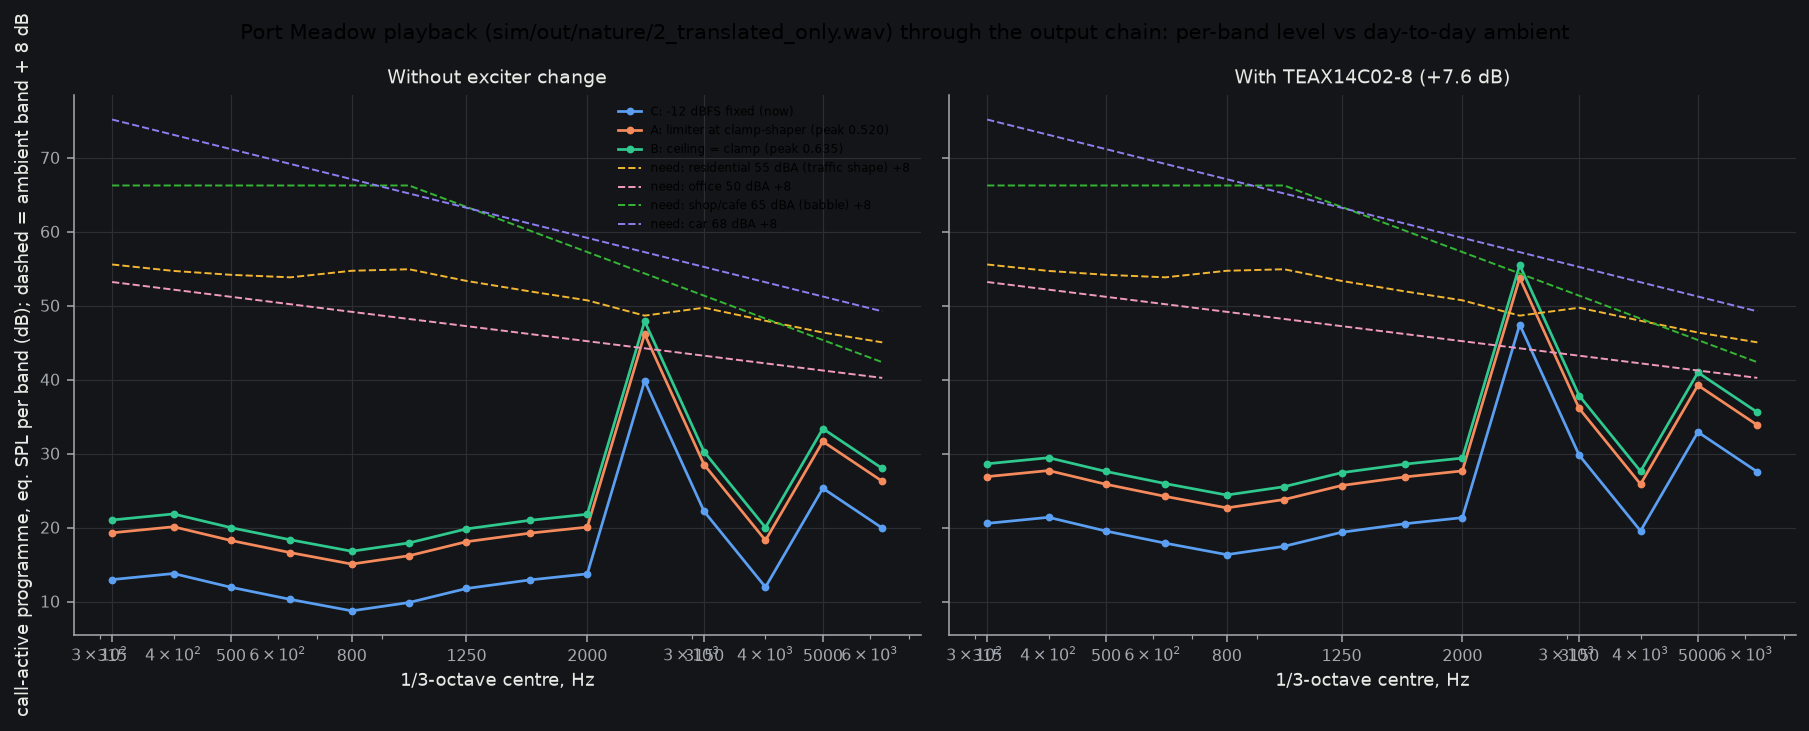

Reproduce this figure in Python.
"""Real programme through the output chain -> per-1/3-octave eq. SPL at the ear vs day-to-day ambient spectra.
Programme: sim/out/nature/2_translated_only.wav (algorithm B on Port Meadow AudioMoth 192 kS/s, Zenodo 22079773, CC-BY-4.0; sim/dsp/nature_demo.py), 48 kS/s, peaks <= -12 dBFS.
Chain: sample = duty fraction of Vdd diff; 0.6353 -> 208 mA clamp (fw/variants.yaml, FWSIM-R64) => i = x*0.3274 A.
Force/A: sim/acoustics/out/bone_tf.json mag_db_n_per_a (nominal, Bl 1.0 assumed). Threshold: bone_tf thr_front_measured_db_re_1uN (Surendran 2023).
eq SPL = force dB re 1uN - thr_front + ISO226 air threshold Tf(f) [recall values]. Ambient spectra: shapes below [recall], normalised to the dBA."""
import json, pathlib, sys, numpy as np
from scipy.io import wavfile
from scipy import signal
R = pathlib.Path(__file__).parents[3]; sys.path.insert(0, str(R / "tools"))
import plotstyle; plotstyle.apply(); from plotstyle import plt, SERIES, TEXT, TEXT_2
fs, y = wavfile.read(R / "sim/out/nature/2_translated_only.wav"); x = y.astype(float) / 32768
A_PER_UNIT = 0.208 / 0.6353; CLAMP, CEIL_A, CEIL_C = 0.6353, 0.5203, 10 ** (-12 / 20)
tf = json.load(open(R / "sim/acoustics/out/bone_tf.json")); f_tf = np.array(tf["f_hz"])
magA = np.array(tf["mag_db_n_per_a"]); thr = np.array(tf["thr_front_measured_db_re_1uN"])
CF = np.array([315, 400, 500, 630, 800, 1000, 1250, 1600, 2000, 2500, 3150, 4000, 5000, 6300], float)
ISO = dict(zip([315,400,500,630,800,1000,1250,1600,2000,2500,3150,4000,5000,6300],[8.6,6.2,4.4,3.0,2.2,2.4,3.5,1.7,-1.3,-4.2,-6.0,-5.4,-1.5,6.0]))
def aw(f):
    f2 = f * f; r = 12194**2 * f2**2 / ((f2 + 20.6**2) * np.sqrt((f2 + 107.7**2) * (f2 + 737.9**2)) * (f2 + 12194**2))
    return 20 * np.log10(r) + 2.0
def interp(f, ys): return np.interp(np.log10(f), np.log10(f_tf), ys)
def bands_rms(sig, mask=None):
    """1/3-oct band rms of sig (A) via Welch PSD; mask selects time frames."""
    f, P = signal.welch(sig, fs, nperseg=4096)
    out = []
    for c in CF:
        s = (f >= c / 2**(1/6)) & (f < c * 2**(1/6)); out.append(np.sqrt(np.sum(P[s]) * (f[1]-f[0])))
    return np.array(out)
# call-active frames: top 10 % of 50 ms frames by energy
n = int(0.05 * fs); fr = x[: len(x)//n*n].reshape(-1, n); e = (fr**2).sum(1); act = fr[e >= np.quantile(e, 0.9)].ravel()
crest = 20*np.log10(np.max(abs(x)) / np.sqrt(np.mean(x**2))); crest_act = 20*np.log10(np.max(abs(act)) / np.sqrt(np.mean(act**2)))
peak0 = np.max(abs(x))
def eq(sig_scale, extra_db=0.0, which="act"):
    s = (act if which == "act" else x) * sig_scale * A_PER_UNIT
    iA = bands_rms(s)
    F = 20*np.log10(iA + 1e-30) + interp(CF, magA) + 120 + extra_db     # N -> dB re 1 uN: +120
    return F - interp(CF, thr) + np.array([ISO[c] for c in CF])
# ambient shapes (Z-weighted relative, then normalised to dBA)
def amb(kind, dba):
    f = CF
    if kind == "traffic": rel = np.interp(f, [315,400,500,630,800,1000,1250,1600,2000,2500,3150,4000,5000,6300], [-14,-13,-12,-11,-9,-8,-9,-10,-11,-13,-12,-14,-16,-18]) - aw(f)   # EN 1793-3 style, A-weighted given
    elif kind == "office": rel = -3.0*np.log2(f/500) - 0*f                     # NC-like fall, ~3 dB/oct above 500 (Z)
    elif kind == "babble": rel = -9.0*np.log2(np.maximum(f,1000)/1000) - 3.0*np.log2(np.minimum(f,1000)/1000+1e-9)*0 # LTASS falls ~9 dB/oct above 1k (Z)
    elif kind == "car": rel = -6.0*np.log2(f/100)                              # Z, 6 dB/oct
    tot = 10*np.log10(np.sum(10**((rel + aw(f))/10)))
    return rel + dba - tot
scen = [("C: -12 dBFS fixed (now)", CEIL_C / peak0, 0), ("A: limiter at clamp-shaper (peak 0.520)", CEIL_A / peak0, 0), ("B: ceiling = clamp (peak 0.635)", CLAMP / peak0, 0)]
rows = {}
for nme, sc, ex in scen:
    for tag, e_db in (("", 0), (" + TEAX14C02-8", 7.6)):
        E = eq(sc, e_db); rows[nme + tag] = dict(scale=sc, band=E.tolist(), laeq=float(10*np.log10(np.sum(10**((E + aw(CF))/10)))), cur_peak_mA=float(peak0*sc*A_PER_UNIT*1e3))
ambs = {"residential 55 dBA (traffic shape)": amb("traffic", 55), "office 50 dBA": amb("office", 50), "shop/cafe 65 dBA (babble)": amb("babble", 65), "car 68 dBA": amb("car", 68), "subdivision+car pass 60 dBA": amb("traffic", 60)}
out = dict(crest_db=crest, crest_active_db=crest_act, peak_dbfs=20*np.log10(peak0), cf=CF.tolist(), rows=rows, amb={k: v.tolist() for k, v in ambs.items()})
# margin summary: bands where programme (active calls) exceeds ambient + 8, and mean margin over 1.5-4 kHz
sel = (CF >= 1600) & (CF <= 4000); summ = {}
for r, d in rows.items():
    for a, av in ambs.items(): summ[f"{r} | {a}"] = float(np.mean(np.array(d["band"])[sel] - av[sel]))
out["mean_margin_1p6_4k"] = summ; json.dump(out, open(pathlib.Path(__file__).with_name("audibility_playback.json"), "w"), indent=1)
print(f"crest {crest:.1f} dB (active {crest_act:.1f}), peak {out['peak_dbfs']:.1f} dBFS")
for r, d in rows.items(): print(f"{r:48s} LAeq-eq {d['laeq']:5.1f}  peak {d['cur_peak_mA']:.0f} mA")
for k, v in summ.items(): print(f"{k:90s} {v:+6.1f}")
fig, axs = plt.subplots(1, 2, figsize=(13, 5), sharey=True)
for ax, ttl, names in ((axs[0], "Without exciter change", [r for r in rows if "TEAX" not in r]), (axs[1], "With TEAX14C02-8 (+7.6 dB)", [r for r in rows if "TEAX" in r])):
    for i, r in enumerate(names): ax.plot(CF, rows[r]["band"], "-o", ms=3, color=SERIES[i], label=r.replace(" + TEAX14C02-8", ""))
    for j, (a, av) in enumerate(ambs.items()):
        if "subdivision" in a: continue
        ax.plot(CF, av + 8, "--", color=SERIES[3 + j % 4], lw=1, label=f"need: {a} +8")
    ax.set_xscale("log"); ax.set_xticks(CF[::2]); ax.set_xticklabels([f"{int(c)}" for c in CF[::2]]); ax.set_title(ttl, fontsize=10); ax.set_xlabel("1/3-octave centre, Hz")
axs[0].set_ylabel("call-active programme, eq. SPL per band (dB); dashed = ambient band + 8 dB"); axs[0].legend(fontsize=6)
fig.suptitle("Port Meadow playback (sim/out/nature/2_translated_only.wav) through the output chain: per-band level vs day-to-day ambient")
fig.tight_layout(); fig.savefig(pathlib.Path(__file__).with_name("audibility_playback.png"), dpi=140, facecolor=fig.get_facecolor())
